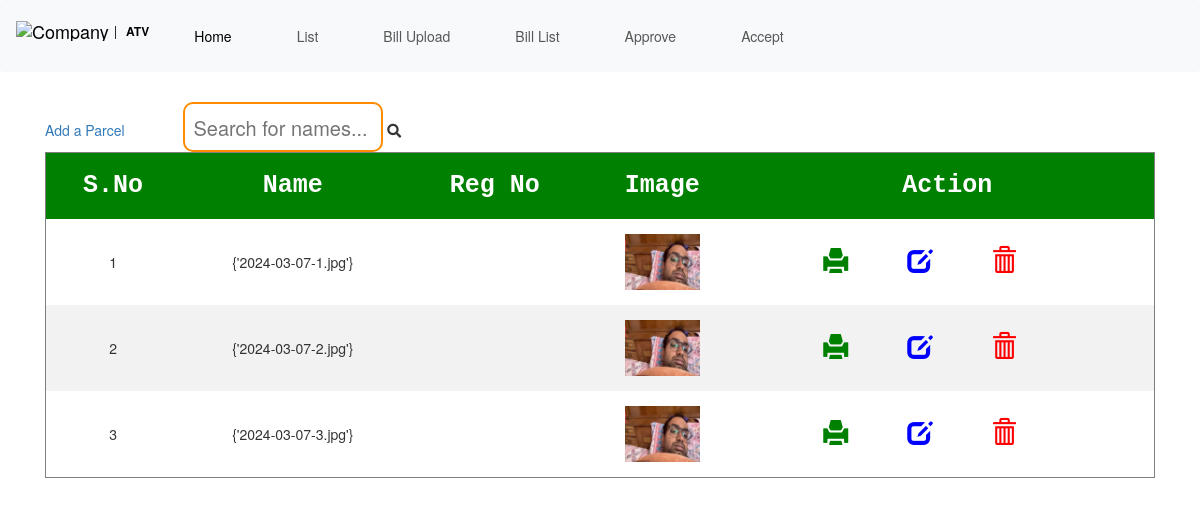
The app's page /list_bill, older data.
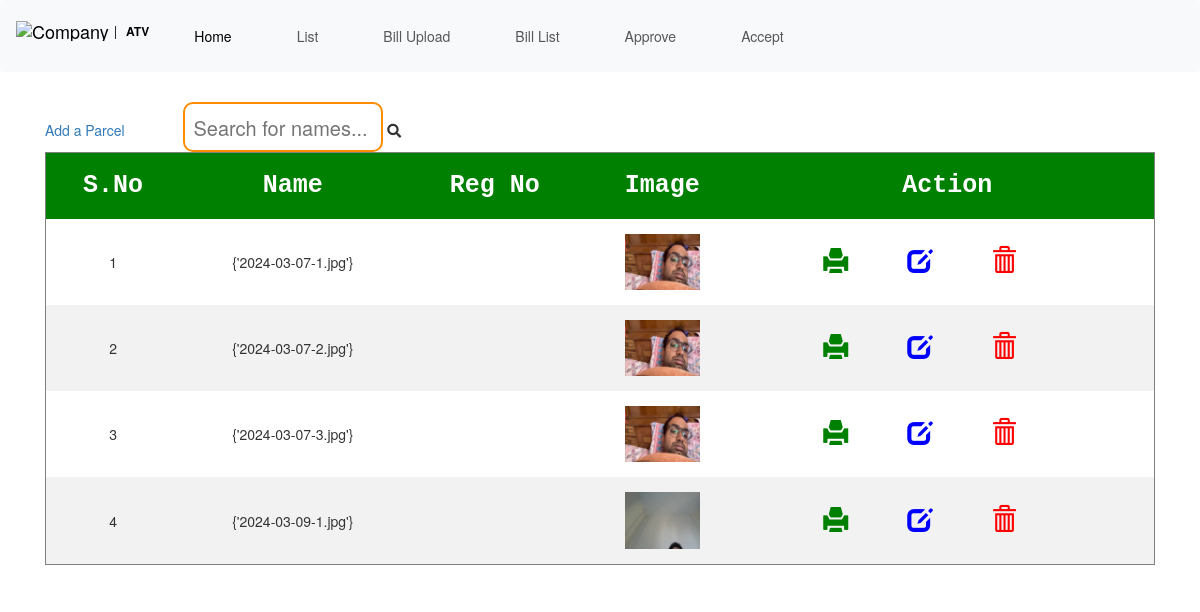
The same page, newer data.
### core/models.py (models this page shows, shortened)
class Bill(models.Model):
    name = models.CharField(max_length=65)
    image = models.ImageField(upload_to='bills/')

### core/views.py (the view)
# urls.py: path("list_bill", views.list_bills, name='bill-view'),
def list_bills(request):
    bills = Bill.objects.all()
    context = {'bills': bills}
    return render(request, 'list_bill.html', context)

### core/templates/list_bill.html (shortened to what this page needs)
{% extends 'base.html' %}
{% block content %}
{% load static %}
<head>
  <link rel="stylesheet" href="https://maxcdn.bootstrapcdn.com/bootstrap/3.3.7/css/bootstrap.min.css">
  <link rel="stylesheet" href="https://cdnjs.cloudflare.com/ajax/libs/font-awesome/5.15.4/css/all.min.css">
  <link rel="stylesheet" type="text/css" href="{% static 'style.css' %}">
</head>
<div class="p-8 flex flex-col items-center">
  <a href="{% url 'upload_form' %}">Add a Parcel</a>
  <input type="text" id="myInput" name="" placeholder="Search for names..." onkeyup="search();">
  <i class="fas fa-search"></i>
</div>
<table id="myTable" border="1">
  <thead>
    <tr>
      <th>S.No</th>
      <th>Name</th>
      <th>Reg No</th>
      <th>Image</th>
      <th>Action</th>
    </tr>
  </thead>
  <tbody>
    {% for bill in bills %}
    <tr>
      <td>{{ forloop.counter }}</td>
      <td>{{ bill.name }}</td>
      <td>{{ bill.reg_no }}</td>
      <td class="image-cell" onclick="enlargeImage('{{ bill.image.url }}')">
        <img src="{{ bill.image.url }}" alt="{{ bill.name }}" width="75px">
      </td>
      <td>
        <a href="#"><i class="glyphicon glyphicon-print"></i></a>
        <a href="#"><i class="glyphicon glyphicon-edit"></i></a>
        <a href="{% url 'delete-image-bill' bill.pk %}" onclick="confirmDelete(event)"><i class="glyphicon glyphicon-trash"></i></a>
      </td>
    </tr>
    {% endfor %}
  </tbody>
</table>
<div class="overlay" id="overlay" onclick="hideOverlay()">
</div>
{% endblock %}

### core/templates/base.html (shortened to what this page needs)
<!DOCTYPE html>
<html lang="en">
<head>
    <link href="" rel="stylesheet">
    <link rel="stylesheet" href="https://cdn.jsdelivr.net/npm/bootstrap@5.3.2/dist/css/bootstrap.min.css">
</head>
<body>
    <nav class="navbar navbar-expand-lg bg-body-tertiary">
        <div class="container-fluid">
            <div class="navbar-brand">
                <img src="#33" alt="Company Logo">
                <span>ATV</span>
            </div>
            <div class="collapse navbar-collapse" id="navbarNav">
                <ul class="navbar-nav">
                    <li class="nav-item">
                        <a class="nav-link active" aria-current="upload_form" href="upload_form">Home</a>
                    </li>
                    <li class="nav-item">
                        <a class="nav-link" href="/list">List</a>
                    </li>
                    <li class="nav-item">
                      <a class="nav-link" href="/bill">Bill Upload</a>
                    </li>
                    <li class="nav-item">
                      <a class="nav-link" href="/list_bill">Bill List</a>
                    </li>
                    <li class="nav-item">
                      <a class="nav-link" href="/approve">Approve</a>
                    </li>
                    <li class="nav-item">
                      <a class="nav-link" href="/accept">Accept</a>
                    </li>
                    </ul>
            </div>
        </div>
    </nav>
    <div class="container">
            {% block content %}
            {% endblock %}
    </div>
    </body>
</html>

### core/static/style.css (style rules this page uses)
table { width: 100%; border-collapse: collapse; }
th { height: 50px; font-size: 25px; font-family: monospace; text-align: center; background-color: green; color: white; }
td { height: 50px; text-align: center; }
th, td { padding: 15px; }
tr:nth-child(even) { background-color: #f2f2f2; }
a { margin-right: 55px; }
.glyphicon { font-size: 25px; }
.glyphicon-print { color: green; }
.glyphicon-edit { color: blue; }
.glyphicon-trash { color: red; }
#myInput { width: 200px; height: 50px; font-size: 20px; padding: 8px; margin-top: 10px; border-radius: 10px; border: 2px solid darkorange; }

### core/templates/base.html (style rules this page uses)
.navbar-collapse { flex-direction: column; }
.navbar-brand { order: 0; display: flex; align-items: center; margin-bottom: 1rem; }
.navbar-brand img { max-width: 100px; margin-right: 1rem; }
.navbar-brand span { font-weight: bold; font-size: 1.2rem; }

Row changes from the older to the newer data that the page shows:
added Bill: name "{'2024-03-09-1.jpg'}", image (picture)
